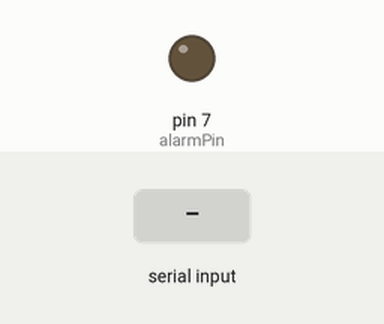
This sketch was run on a simulated Arduino Uno, built with avr-gcc and run on an emulated ATmega328P. Shown: output pins drawn as LEDs (lit = HIGH). The inputs (shaded band) are chosen by the test bench.

Above: at 1.2 s.
1.3 s: "ring\n" received over Serial
At 2.5 s:
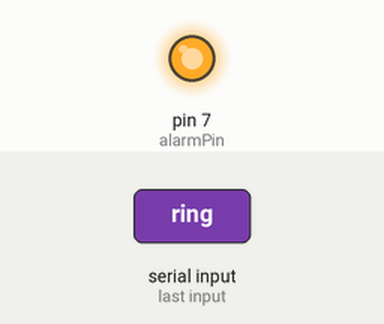
Timing chart, 0 to 12.8 s (numbered marks = the images above; inputs shaded):
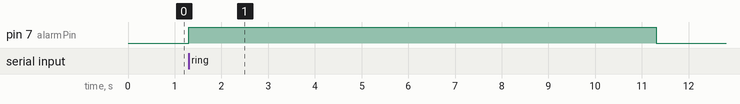

Measured:
- after the input at 1.3 s, pin 7 (alarmPin): LOW → HIGH at once, → LOW 10.0 s later

The sketch:

main.ino
```cpp
// Pin definitions
const int alarmPin = 7; // Connect the alarm to digital pin 9

// Variables
bool alarmActive = false; // Flag to track alarm activation
unsigned long lastAlarmTime = 0; // Timestamp of last alarm activation
const int reactivation_delay = 15000; // The interval between each activation.
const int activation_time = 10000; // Duration of each activation

void setup() {
    pinMode(alarmPin, OUTPUT);
    Serial.begin(9600); // Initialize UART communication
}

void loop() {
    // Check if a message is available on UART
    if (Serial.available()) {
        String receivedMessage = Serial.readStringUntil('\n'); // Read the message
        receivedMessage.trim(); // Remove leading/trailing spaces

        // Check if the received message is "ring"
        if (receivedMessage == "ring") {
            activateAlarm();
        }
    }

    // Check if the alarm is active
    if (alarmActive) {
        unsigned long currentTime = millis();

        // Wait for 1 minute (60,000 milliseconds) before allowing alarm activation again
        if (currentTime - lastAlarmTime >= reactivation_delay) {
            alarmActive = false; // Reset alarm flag
        }
    }
}

void activateAlarm() {
    if (!alarmActive) {
        // Activate the alarm for 5 seconds
        digitalWrite(alarmPin, HIGH); // Activate the alarm
        delay(activation_time); // Wait for 10 seconds
        digitalWrite(alarmPin, 0); // Turn off the alarm
        alarmActive = true; // Set alarm flag
        lastAlarmTime = millis(); // Record the timestamp
    }
}
```
